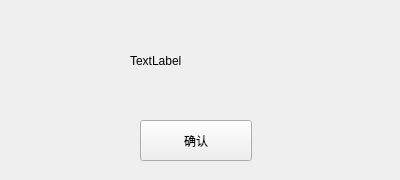
<?xml version="1.0" encoding="UTF-8"?>
<ui version="4.0">
 <class>WriteOffForm</class>
 <widget class="QWidget" name="WriteOffForm">
  <property name="geometry">
   <rect>
    <x>0</x>
    <y>0</y>
    <width>400</width>
    <height>180</height>
   </rect>
  </property>
  <property name="windowTitle">
   <string>下次再会</string>
  </property>
  <widget class="QLabel" name="writeOfflabel">
   <property name="geometry">
    <rect>
     <x>130</x>
     <y>10</y>
     <width>121</width>
     <height>101</height>
    </rect>
   </property>
   <property name="text">
    <string>TextLabel</string>
   </property>
  </widget>
  <widget class="QPushButton" name="confirmButton">
   <property name="geometry">
    <rect>
     <x>140</x>
     <y>120</y>
     <width>112</width>
     <height>41</height>
    </rect>
   </property>
   <property name="styleSheet">
    <string notr="true">font: 75 10pt &quot;Consolas&quot; rgb(241, 255, 235);</string>
   </property>
   <property name="text">
    <string>确认</string>
   </property>
  </widget>
 </widget>
 <resources/>
 <connections/>
</ui>
